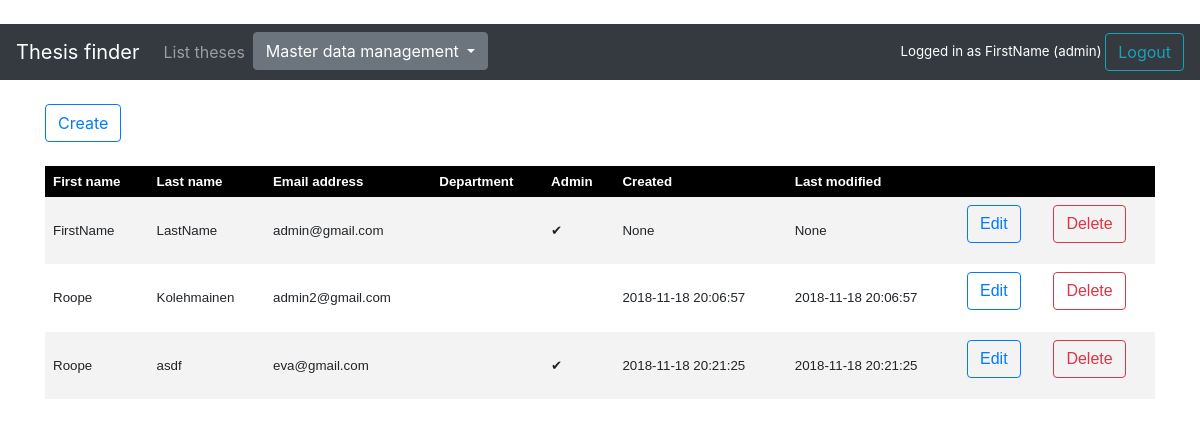
The page /account (signed in) on the database as committed earlier.
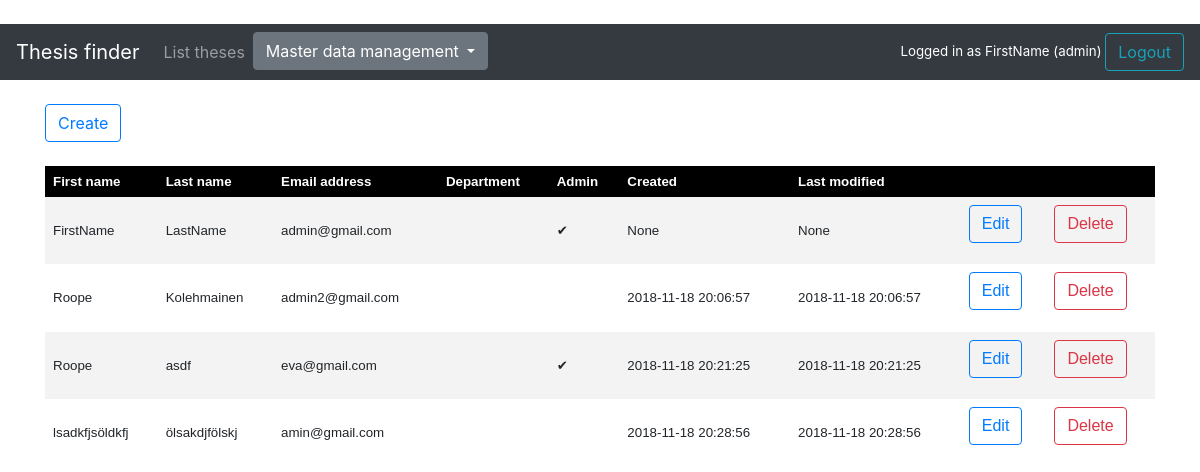
The same page on the database as committed later.
### application/auth/models.py (models this page shows, shortened)
class User(Base):
    __tablename__ = "account"
    userID = db.Column(db.String(100), primary_key=True, nullable=False)
    firstName = db.Column(db.String(144), nullable=False)
    lastName = db.Column(db.String(144), nullable=False)
    password = db.Column(db.String(144), nullable=False)
    admin = db.Column(db.Integer)
    department = db.Column(db.Integer, db.ForeignKey('department.departmentID'),
                           nullable=True)
    theses = db.relationship("Thesis", backref='account', lazy=True)

### application/auth/views.py (the view)
@app.route("/account", methods=["GET"])
def accounts_index():
    return render_template("auth/list.html", users = User.query.outerjoin(Dept, User.department == Dept.departmentID).all())

### application/__init__.py (called while the page is built)
@login_manager.user_loader
def load_user(user_id):
    return User.query.get(user_id)

### application/templates/auth/list.html
{% extends "layout.html" %}
{% block body %}
    {% if (current_user.admin) %}
    <a class="btn btn-outline-primary" href=" {{ url_for('account_form') }} " role="button">Create</a><br /><br />
    <table>
        <tr>
            <th>First name</th>
            <th>Last name</th>
            <th>Email address</th>
            <th>Department</th>
            <th>Admin</th>
            <th>Created</th>
            <th>Last modified</th>
            <th colspan="2"></th>
        </tr>
        {% for user in users %}
        <tr>
            <td>{{ user.firstName }}</td>
            <td>{{ user.lastName }}</td>
            <td>{{ user.userID }}</td>
            <td>{{ user.user_department.name}}</td>
            <td>{% if user.admin == 1 %}&#10004;{% endif %}</td>
            <td>{{ user.createdOn }}</td>
            <td>{{ user.modifiedOn }}</td>
            <td>
                <form method="GET" action="{{ url_for('account_edit', account_id=user.userID) }}">
                    <input class="btn btn-outline-primary" type="submit" value="Edit">
                </form>
            </td>
            <td>
                <form method="POST" action="{{url_for('user_delete', account_id=user.userID)}}">
                    <input class="btn btn-outline-danger" type="submit" value="Delete">
                </form>
            </td>
        </tr>
        {% endfor %}
        {% endif %}
    </table>
    {% endblock %}

### application/templates/layout.html (shortened to what this page needs)
﻿<!DOCTYPE html>
  <html>
  <head>
      <link rel="stylesheet" href="https://maxcdn.bootstrapcdn.com/bootstrap/4.0.0/css/bootstrap.min.css">
  </head>
    <body>
        <nav class="navbar navbar-expand-md navbar-dark bg-dark mb-4">
            <a class="navbar-brand" href="#">Thesis finder</a>
            <div class="collapse navbar-collapse" id="navbarCollapse">
                <ul class="navbar-nav mr-auto">
                    <li class="nav-item">
                        <a class="nav-link" href="{{ url_for('theses_index') }} ">List theses</a>
                    </li>
                   {% if current_user.admin %}
                    <li class="nav-item">
                        <div class="dropdown">
                            <button class="btn btn-secondary dropdown-toggle" type="button" id="dropdownMenuButton" data-toggle="dropdown" aria-haspopup="true" aria-expanded="false">
                                Master data management
                            </button>
                        </div>
                    </li>
                        {% endif %}
</ul>
                <div class="login">
                    {% if current_user.is_authenticated %}
                    Logged in as {{ current_user.firstName }}
                        {% if current_user.admin %}
                            (admin)
                        {% else %}
                            (supervisor)
                        {% endif %}
                           <a class="btn btn-outline-info" href="{{ url_for('auth_logout') }}" role="button">Logout</a>
                    {% else %}
                            <a class="btn btn-outline-info" href="{{ url_for('auth_login') }}" role="button">Login</a>
                    {% endif %}
                </div>
            </div>
        </nav>
        <main role="main" class="container">
            {% block body %}{% endblock %}
        </main>
    </body>
  </html>

### application/templates/layout.html (style rules this page uses)
table { font-family: arial, sans-serif; border-collapse: collapse; width: 100%; font-size: smaller; }
th { color: #ffffff; background-color: #000000; text-align: left; padding: 8px; }
td { border: 1px solid #; text-align: left; padding: 8px; }
tr:nth-child(even) { background-color: #f3f3f3; }
.login { color: #ffffff }
.login { font-size:smaller; }

Rows that differ between the two databases and show on the page:
added User: firstName "lsadkfjsöldkfj", lastName "ölsakdjfölskj", userID "amin@gmail.com", createdOn "2018-11-18 20:28:56", modifiedOn "2018-11-18 20:28:56"
